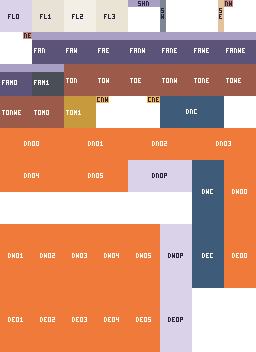

This chart was generated by the following Python code:
#!/usr/bin/env python3
"""
The tile-sheet test fixture (docs/design/sprites.md "Tiles"): a `tiles-` sheet
in the shape ART's `tiles-cave` will have, every piece and door frame of
packages/shared/src/tiles.ts, packed whole in rows of at most 256 px the way
the art pipeline packs them. Each piece is a flat whitelist colour with its
name's initials in hollow-deep or choir-paper (FL0 for floor_0, FANW for
face_nw, TOM1 for top_mid_1, DNO3 for door_n_opening_3...), so a wrong pick
shows in a screenshot. Overlays are transparent but for a band or a corner
square where the shade or corner falls. Never shipped; the shared tests, the
pipeline's rooms.png test and the client's tile tests read it.

    python3 packages/shared/test/fixtures/tiles-fixture.py
"""
import json
from pathlib import Path

from PIL import Image

HERE = Path(__file__).resolve().parent
T = {k: v.lower() for k, v in json.loads((HERE / "../../data/palette.json").read_text())["tokens"].items()}

TILE = 32
ROW_W = 256
SIDES = ["n", "w", "e", "nw", "ne", "we", "nwe"]
STATIC = (
    [f"floor_{i}" for i in range(4)]
    + ["shade_n", "shade_w", "shade_e", "shade_nw", "shade_ne"]
    + [f"face_{s}" for s in SIDES]
    + ["face_mid_0", "face_mid_1"]
    + [f"top_{s}" for s in SIDES]
    + ["top_mid_0", "top_mid_1"]
    + ["corner_nw", "corner_ne"]
)
DOORS = [("door_n", 64, 32), ("door_w", 32, 64), ("door_e", 32, 64)]
STATES = [("closed", 1, 0), ("opening", 6, 12), ("open", 1, 0)]
FLOOR_WEIGHTS = [6, 3, 2, 1]

# A 3×5 font for the initials; '#' is ink.
FONT = {
    "A": ["###", "#.#", "###", "#.#", "#.#"],
    "C": ["###", "#..", "#..", "#..", "###"],
    "D": ["##.", "#.#", "#.#", "#.#", "##."],
    "E": ["###", "#..", "##.", "#..", "###"],
    "F": ["###", "#..", "##.", "#..", "#.."],
    "H": ["#.#", "#.#", "###", "#.#", "#.#"],
    "L": ["#..", "#..", "#..", "#..", "###"],
    "M": ["#.#", "###", "###", "#.#", "#.#"],
    "N": ["##.", "#.#", "#.#", "#.#", "#.#"],
    "O": ["###", "#.#", "#.#", "#.#", "###"],
    "P": ["###", "#.#", "###", "#..", "#.."],
    "S": ["###", "#..", "###", "..#", "###"],
    "T": ["###", ".#.", ".#.", ".#.", ".#."],
    "W": ["#.#", "#.#", "###", "###", "#.#"],
    "0": ["###", "#.#", "#.#", "#.#", "###"],
    "1": [".#.", "##.", ".#.", ".#.", "###"],
    "2": ["###", "..#", "###", "#..", "###"],
    "3": ["###", "..#", ".##", "..#", "###"],
    "4": ["#.#", "#.#", "###", "..#", "..#"],
    "5": ["###", "#..", "###", "..#", "###"],
}

INK, PAPER = T["hollow-deep"], T["choir-paper"]


def text(px, x0, y0, s, colour, vertical=False):
    for i, ch in enumerate(s):
        gx, gy = (x0, y0 + i * 6) if vertical else (x0 + i * 4, y0)
        for y, row in enumerate(FONT[ch]):
            for x, c in enumerate(row):
                if c == "#":
                    px[(gx + x, gy + y)] = colour


def fill(px, x0, y0, w, h, colour):
    for y in range(y0, y0 + h):
        for x in range(x0, x0 + w):
            px[(x, y)] = colour


def initials(name):
    """FL0, SHNW, FANWE, FAM0, TOM1 (overlays draw only the part that fits their band: N, W, NW, CNW)."""
    word, *rest = name.split("_")
    return word[:2].upper() + "".join("M" if p == "mid" else p.upper() for p in rest)


def draw_static(name):
    px = {}
    label = initials(name)
    if name.startswith("floor"):
        colour = [T["hollow-lavender"], T["husk-shell"], T["hollow-light"], T["wheel-eye"]][int(name[-1])]
        fill(px, 0, 0, TILE, TILE, colour)
        text(px, 8, 14, label, INK)
    elif name == "shade_n":
        fill(px, 0, 0, TILE, 7, T["hollow-dusk"])
        text(px, 10, 1, label, INK)
    elif name in ("shade_w", "shade_e"):
        x0 = 0 if name == "shade_w" else TILE - 6
        fill(px, x0, 0, 6, TILE, T["watcher-stone"] if name == "shade_w" else T["sleeper-soil"])
        text(px, x0 + 1, 8, "S" + label[2], INK, vertical=True)
    elif name in ("shade_nw", "shade_ne"):
        x0 = 0 if name == "shade_nw" else TILE - 9
        fill(px, x0, 0, 9, 7, T["sleeper-flesh"])
        text(px, x0 + 1, 1, label[2:], INK)
    elif name.startswith("face"):
        fill(px, 0, 0, TILE, 8, T["hollow-dusk"])
        fill(px, 0, 8, TILE, TILE - 8, T["watcher-iron"] if name == "face_mid_1" else T["hollow-below"])
        text(px, 2, 16, label, PAPER)
    elif name.startswith("top"):
        fill(px, 0, 0, TILE, TILE, T["wheel-brass"] if name == "top_mid_1" else T["sleeper-ochre"])
        text(px, 2, 14, label, PAPER)
    elif name.startswith("corner"):
        x0 = 0 if name == "corner_nw" else TILE - 13
        fill(px, x0, 0, 13, 7, T["spark-amber"])
        text(px, x0 + 1, 1, "C" + name[-2:].upper(), INK)
    return px


def draw_door(door, w, h, state, n):
    px = {}
    colour = {"closed": T["watcher-rain"], "opening": T["choir-flame"], "open": T["hollow-lavender"]}[state]
    fill(px, 0, 0, w, h, colour)
    tag = {"closed": "C", "opening": f"O{n}", "open": "OP"}[state]
    label = "D" + door[-1].upper() + tag
    text(px, (w - (4 * len(label) - 1)) // 2, (h - 5) // 2, label, PAPER if state != "open" else INK)
    return px


def frames():
    """(name, w, h, pixels) of every frame, in sheet order."""
    out = [(name, TILE, TILE, draw_static(name)) for name in STATIC]
    for door, w, h in DOORS:
        for state, count, _ in STATES:
            for n in range(count):
                out.append((f"{door}_{state}_{n}", w, h, draw_door(door, w, h, state, n)))
    return out


def pack(items):
    """Shelf packing, in order: left to right in rows of at most ROW_W px, each row as tall as its tallest frame."""
    placed, x, y, row_h = [], 0, 0, 0
    for name, w, h, px in items:
        if x + w > ROW_W:
            x, y, row_h = 0, y + row_h, 0
        placed.append((name, x, y, w, h, px))
        x += w
        row_h = max(row_h, h)
    return placed, ROW_W, y + row_h


def rgb(h):
    return tuple(int(h[i : i + 2], 16) for i in (1, 3, 5)) + (255,)


def main():
    placed, width, height = pack(frames())
    img = Image.new("RGBA", (width, height), (0, 0, 0, 0))
    out_frames = {}
    for name, x0, y0, w, h, px in placed:
        for (x, y), colour in px.items():
            img.putpixel((x0 + x, y0 + y), rgb(colour))
        out_frames[name] = {
            "frame": {"x": x0, "y": y0, "w": w, "h": h},
            "rotated": False,
            "trimmed": False,
            "spriteSourceSize": {"x": 0, "y": 0, "w": w, "h": h},
            "sourceSize": {"w": w, "h": h},
            "anchor": {"x": 0, "y": 0},
        }
    img.save(HERE / "tiles-fixture.png")
    anims = {}
    for door, _, _ in DOORS:
        for state, count, fps in STATES:
            anims[f"{door}_{state}"] = {
                "frames": [f"{door}_{state}_{n}" for n in range(count)],
                "frameRate": fps,
                "repeat": 0,
                "hold": True,
            }
    sheet = {
        "frames": out_frames,
        "meta": {
            "image": "tiles-fixture.png",
            "size": {"w": width, "h": height},
            "scale": "1",
            "format": "RGBA8888",
            "app": "fixture",
            "version": "2",
            "pixelScale": 1,
        },
        "anims": anims,
        "tiles": {"tileSize": TILE, "floorWeights": FLOOR_WEIGHTS},
    }
    (HERE / "tiles-fixture.json").write_text(json.dumps(sheet, indent=2) + "\n")


if __name__ == "__main__":
    main()
